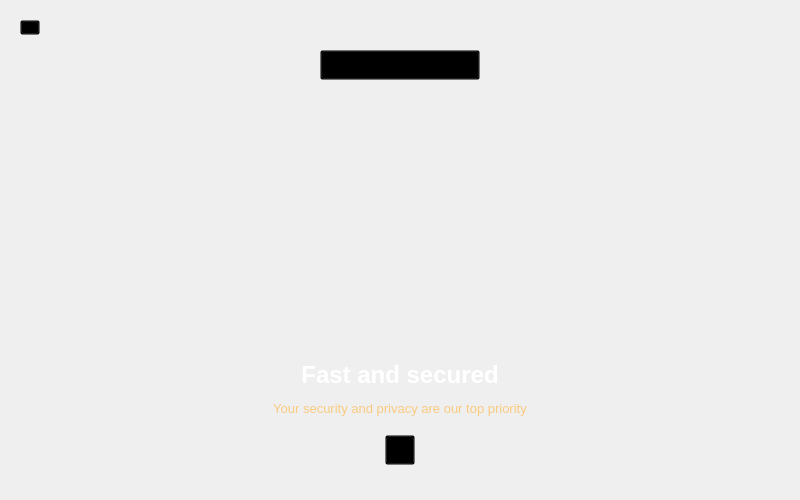
<?xml version="1.0" encoding="UTF-8"?>
<ui version="4.0">
 <class>IntroViewTwo</class>
 <widget class="QWidget" name="IntroViewTwo">
  <property name="geometry">
   <rect>
    <x>0</x>
    <y>0</y>
    <width>800</width>
    <height>500</height>
   </rect>
  </property>
  <property name="minimumSize">
   <size>
    <width>800</width>
    <height>500</height>
   </size>
  </property>
  <property name="maximumSize">
   <size>
    <width>800</width>
    <height>500</height>
   </size>
  </property>
  <property name="windowTitle">
   <string>OctoVault VPN</string>
  </property>
  <widget class="QLabel" name="lblBackground">
   <property name="geometry">
    <rect>
     <x>0</x>
     <y>0</y>
     <width>800</width>
     <height>500</height>
    </rect>
   </property>
   <property name="text">
    <string/>
   </property>
   <property name="pixmap">
    <pixmap resource="../assets/assets.qrc">:/img/images/img_background.png</pixmap>
   </property>
   <property name="scaledContents">
    <bool>true</bool>
   </property>
  </widget>
  <widget class="QLabel" name="lblLogo">
   <property name="geometry">
    <rect>
     <x>385</x>
     <y>50</y>
     <width>30</width>
     <height>30</height>
    </rect>
   </property>
   <property name="text">
    <string/>
   </property>
   <property name="pixmap">
    <pixmap resource="../assets/assets.qrc">:/img/images/logo.png</pixmap>
   </property>
   <property name="scaledContents">
    <bool>true</bool>
   </property>
  </widget>
  <widget class="QLabel" name="lblDummy">
   <property name="geometry">
    <rect>
     <x>310</x>
     <y>120</y>
     <width>180</width>
     <height>180</height>
    </rect>
   </property>
   <property name="text">
    <string/>
   </property>
   <property name="pixmap">
    <pixmap resource="../assets/assets.qrc">:/img/images/intro_two.png</pixmap>
   </property>
   <property name="scaledContents">
    <bool>true</bool>
   </property>
  </widget>
  <widget class="QLabel" name="lblSlider">
   <property name="geometry">
    <rect>
     <x>370</x>
     <y>330</y>
     <width>60</width>
     <height>6</height>
    </rect>
   </property>
   <property name="text">
    <string/>
   </property>
   <property name="pixmap">
    <pixmap resource="../assets/assets.qrc">:/img/images/img_slider_two.png</pixmap>
   </property>
   <property name="scaledContents">
    <bool>true</bool>
   </property>
  </widget>
  <widget class="QLabel" name="lblIntroOne">
   <property name="geometry">
    <rect>
     <x>300</x>
     <y>365</y>
     <width>200</width>
     <height>20</height>
    </rect>
   </property>
   <property name="font">
    <font>
     <pointsize>18</pointsize>
     <bold>true</bold>
    </font>
   </property>
   <property name="styleSheet">
    <string notr="true">QLabel{
color:#FFFFFF;
}</string>
   </property>
   <property name="text">
    <string>Fast and secured</string>
   </property>
   <property name="alignment">
    <set>Qt::AlignCenter</set>
   </property>
  </widget>
  <widget class="QLabel" name="lblIntroTwo">
   <property name="geometry">
    <rect>
     <x>250</x>
     <y>400</y>
     <width>300</width>
     <height>16</height>
    </rect>
   </property>
   <property name="font">
    <font>
     <pointsize>10</pointsize>
    </font>
   </property>
   <property name="styleSheet">
    <string notr="true">QLabel{
color:#FACA7F;
}</string>
   </property>
   <property name="text">
    <string>Your security and privacy are our top priority</string>
   </property>
   <property name="alignment">
    <set>Qt::AlignCenter</set>
   </property>
  </widget>
  <widget class="QLabel" name="lblNextBtn">
   <property name="geometry">
    <rect>
     <x>385</x>
     <y>435</y>
     <width>30</width>
     <height>30</height>
    </rect>
   </property>
   <property name="text">
    <string/>
   </property>
   <property name="pixmap">
    <pixmap resource="../assets/assets.qrc">:/img/images/img_btn_next.png</pixmap>
   </property>
   <property name="scaledContents">
    <bool>true</bool>
   </property>
  </widget>
  <widget class="QPushButton" name="btnNext">
   <property name="geometry">
    <rect>
     <x>385</x>
     <y>435</y>
     <width>30</width>
     <height>30</height>
    </rect>
   </property>
   <property name="styleSheet">
    <string notr="true">QPushButton{
background:transparent;
}</string>
   </property>
   <property name="text">
    <string/>
   </property>
  </widget>
  <widget class="QLabel" name="lblBack">
   <property name="geometry">
    <rect>
     <x>20</x>
     <y>20</y>
     <width>20</width>
     <height>15</height>
    </rect>
   </property>
   <property name="text">
    <string/>
   </property>
   <property name="pixmap">
    <pixmap resource="../assets/assets.qrc">:/img/images/icon_back.png</pixmap>
   </property>
   <property name="scaledContents">
    <bool>true</bool>
   </property>
  </widget>
  <widget class="QPushButton" name="btnBack">
   <property name="geometry">
    <rect>
     <x>20</x>
     <y>20</y>
     <width>20</width>
     <height>15</height>
    </rect>
   </property>
   <property name="styleSheet">
    <string notr="true">QPushButton{
background:transparent;
}</string>
   </property>
   <property name="text">
    <string/>
   </property>
  </widget>
  <widget class="QLabel" name="lblLogoTwo">
   <property name="geometry">
    <rect>
     <x>335</x>
     <y>50</y>
     <width>130</width>
     <height>30</height>
    </rect>
   </property>
   <property name="text">
    <string/>
   </property>
   <property name="pixmap">
    <pixmap resource="../assets/assets.qrc">:/img/images/logo_text.png</pixmap>
   </property>
   <property name="scaledContents">
    <bool>true</bool>
   </property>
  </widget>
  <widget class="QPushButton" name="btnChangeLogo">
   <property name="geometry">
    <rect>
     <x>320</x>
     <y>50</y>
     <width>160</width>
     <height>30</height>
    </rect>
   </property>
   <property name="styleSheet">
    <string notr="true">QPushButton{
background:transparent;
}</string>
   </property>
   <property name="text">
    <string/>
   </property>
  </widget>
 </widget>
 <resources>
  <include location="../assets/assets.qrc"/>
 </resources>
 <connections/>
</ui>
